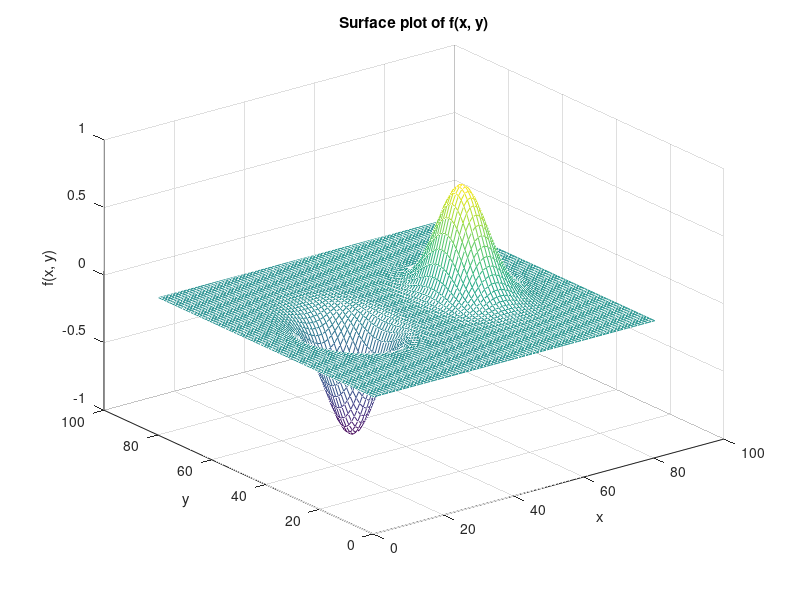

The MATLAB source for this figure:
clc;

[x, y] = meshgrid(-4:0.1:4);
z = x .^ 5 .* exp(-x.^2 - y.^2);

mesh(z);
xlabel('x');
ylabel('y');
zlabel('f(x, y)');
title('Surface plot of f(x, y)');